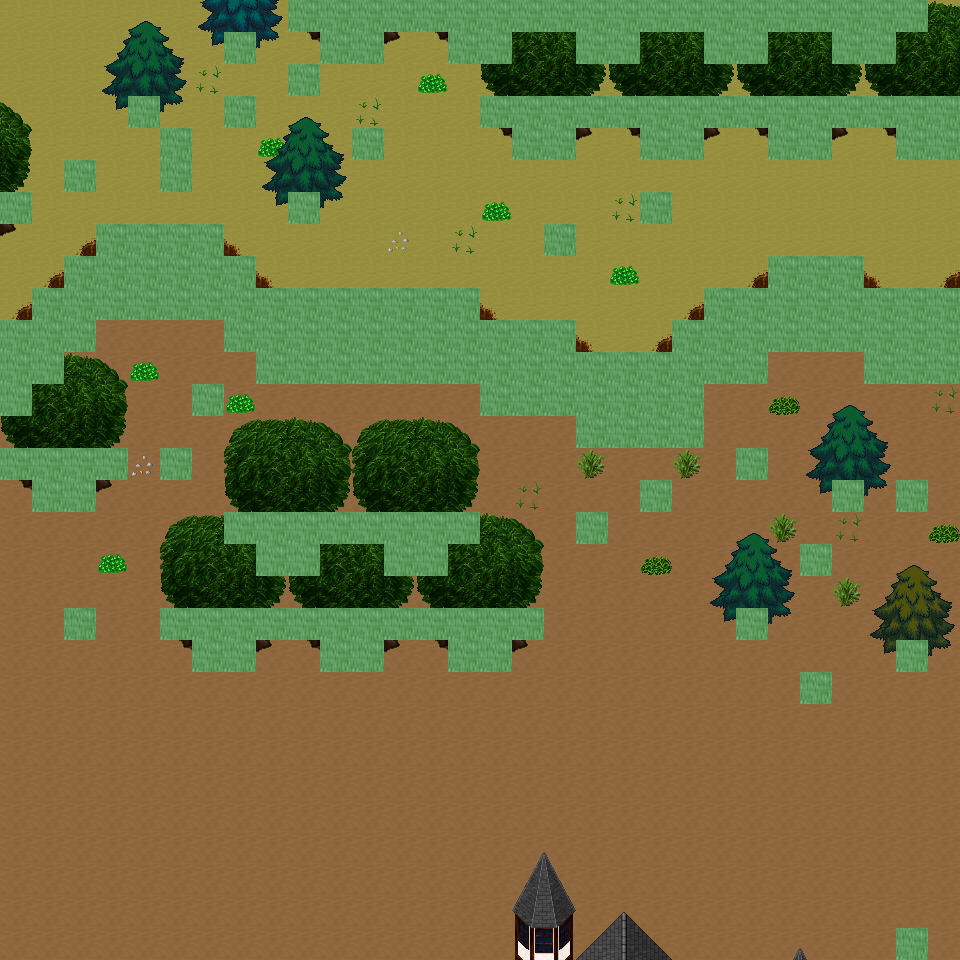

Below is a game level as drawn by its tile map, then a one-line description and the .tmx that defines it (tile-layer data replaced by summaries):
An orthogonal 30x30 tile map with 32x32 px tiles, 6 tile layers (Ground, Object, Object2, Above, ...), 23 tilesets and 11 objects (11x mapExit).

<map version="1.0" orientation="orthogonal" renderorder="right-down" width="30" height="30" tilewidth="32" tileheight="32" nextobjectid="12">
  <tileset firstgid="1" name="tileset_ground_ground" tilewidth="32" tileheight="32" tilecount="33" columns="3">
    <image source="../drawable/tileset_ground_ground.png" width="96" height="352" />
  </tileset>
  <tileset firstgid="34" name="tileset_ground_ridge_earth_dark" tilewidth="32" tileheight="32" tilecount="96" columns="12">
    <image source="../drawable/tileset_ground_ridge_earth_dark.png" width="384" height="256" />
  </tileset>
  <tileset firstgid="130" name="tileset_logic_collision" tilewidth="32" tileheight="32" tilecount="1" columns="1">
    <image source="../drawable/tileset_logic_collision.png" width="32" height="32" />
  </tileset>
  <tileset firstgid="131" name="tileset_logic_creature_animal" tilewidth="32" tileheight="32" tilecount="32" columns="8">
    <image source="../drawable/tileset_logic_creature_animal.png" width="256" height="128" />
  </tileset>
  <tileset firstgid="163" name="tileset_ground_earth_edges" tilewidth="32" tileheight="32" tilecount="18" columns="6">
    <image source="../drawable/tileset_ground_earth_edges.png" width="192" height="96" />
  </tileset>
  <tileset firstgid="181" name="tileset_plant_grasses" tilewidth="32" tileheight="32" tilecount="6" columns="3">
    <image source="../drawable/tileset_plant_grasses.png" width="96" height="64" />
  </tileset>
  <tileset firstgid="187" name="tileset_ground_earth_edges_yellowgreen" tilewidth="32" tileheight="32" tilecount="15" columns="5">
    <image source="../drawable/tileset_ground_earth_edges_yellowgreen.png" width="160" height="96" />
  </tileset>
  <tileset firstgid="202" name="tileset_ground_grass_corners" tilewidth="32" tileheight="32" tilecount="24" columns="6">
    <image source="../drawable/tileset_ground_grass_corners.png" width="192" height="128" />
  </tileset>
  <tileset firstgid="226" name="tileset_plant_tree_tree_darkgreen" tilewidth="32" tileheight="32" tilecount="88" columns="8">
    <image source="../drawable/tileset_plant_tree_tree_darkgreen.png" width="256" height="352" />
  </tileset>
  <tileset firstgid="314" name="tileset_plant_tree_evergreen" tilewidth="32" tileheight="32" tilecount="36" columns="3">
    <image source="../drawable/tileset_plant_tree_evergreen.png" width="96" height="384" />
  </tileset>
  <tileset firstgid="350" name="tileset_plant_bush_various_small" tilewidth="32" tileheight="32" tilecount="9" columns="3">
    <image source="../drawable/tileset_plant_bush_various_small.png" width="96" height="96" />
  </tileset>
  <tileset firstgid="359" name="tileset_plant_bush_bushes" tilewidth="32" tileheight="32" tilecount="10" columns="5">
    <image source="../drawable/tileset_plant_bush_bushes.png" width="160" height="64" />
  </tileset>
  <tileset firstgid="369" name="tileset_building_decoration_rocks" tilewidth="32" tileheight="32" tilecount="6" columns="3">
    <image source="../drawable/tileset_building_decoration_rocks.png" width="96" height="64" />
  </tileset>
  <tileset firstgid="375" name="tileset_ground_stonecircle" tilewidth="32" tileheight="32" tilecount="81" columns="9">
    <image source="../drawable/tileset_ground_stonecircle.png" width="288" height="288" />
  </tileset>
  <tileset firstgid="456" name="tileset_ground_rock_rocks" tilewidth="32" tileheight="32" tilecount="4" columns="2">
    <image source="../drawable/tileset_ground_rock_rocks.png" width="64" height="64" />
  </tileset>
  <tileset firstgid="460" name="tileset_building_decoration_orbpedestal" tilewidth="32" tileheight="32" tilecount="2" columns="1">
    <image source="../drawable/tileset_building_decoration_orbpedestal.png" width="32" height="64" />
  </tileset>
  <tileset firstgid="462" name="tileset_building_house_chalet" tilewidth="32" tileheight="32" tilecount="56" columns="7">
    <image source="../drawable/tileset_building_house_chalet.png" width="224" height="256" />
  </tileset>
  <tileset firstgid="518" name="tileset_building_tower_chalet" tilewidth="32" tileheight="32" tilecount="16" columns="2">
    <image source="../drawable/tileset_building_tower_chalet.png" width="64" height="256" />
  </tileset>
  <tileset firstgid="534" name="tileset_plant_bush_bush_pinks" tilewidth="32" tileheight="32" tilecount="4" columns="2">
    <image source="../drawable/tileset_plant_bush_bush_pinks.png" width="64" height="64" />
  </tileset>
  <tileset firstgid="538" name="tileset_ground_dry_grass" tilewidth="32" tileheight="32" tilecount="54" columns="9">
    <image source="../drawable/tileset_ground_dry_grass.png" width="288" height="192" />
  </tileset>
  <tileset firstgid="592" name="tileset_object_rock_pillars_stone" tilewidth="32" tileheight="32" tilecount="36" columns="6">
    <image source="../drawable/tileset_object_rock_pillars_stone.png" width="192" height="192" />
  </tileset>
  <tileset firstgid="628" name="tileset_building_door_brown_door" tilewidth="32" tileheight="32" tilecount="3" columns="1">
    <image source="../drawable/tileset_building_door_brown_door.png" width="32" height="96" />
  </tileset>
  <tileset firstgid="631" name="tileset_logic_creature_fowl" tilewidth="32" tileheight="32" tilecount="6" columns="6">
    <image source="../drawable/tileset_logic_creature_fowl.png" width="192" height="32" />
  </tileset>
  <layer name="Ground" width="30" height="30">
    <data>[900 cells, 900 non-empty, 2 distinct tile ids]</data>
  </layer>
  <layer name="Object" width="30" height="30">
    <data>[900 cells, 233 non-empty, 32 distinct tile ids]</data>
  </layer>
  <layer name="Object2" width="30" height="30">
    <data>[900 cells, 4 non-empty, 1 distinct tile ids]</data>
  </layer>
  <layer name="Above" width="30" height="30">
    <data>[900 cells, 192 non-empty, 43 distinct tile ids]</data>
  </layer>
  <layer name="Above2" width="30" height="30">
    <data>[900 cells, 37 non-empty, 14 distinct tile ids]</data>
  </layer>
  <layer name="Walkable" width="30" height="30">
    <data>[900 cells, 205 non-empty, 1 distinct tile ids]</data>
  </layer>
  <objectgroup name="MapEvents">
    <object id="1" name="north" type="mapExit" x="0" y="0" width="288" height="32">
      <properties>
        <property name="map" value="level_0_x173_y9" />
        <property name="x" value="0" />
        <property name="y" value="28" />
      </properties>
    </object>
    <object id="2" name="north2" type="mapExit" x="928" y="0" width="32" height="32">
      <properties>
        <property name="map" value="level_0_x173_y9" />
        <property name="x" value="29" />
        <property name="y" value="28" />
      </properties>
    </object>
    <object id="3" name="south" type="mapExit" x="0" y="928" width="896" height="32">
      <properties>
        <property name="map" value="level_0_x173_y11" />
        <property name="x" value="0" />
        <property name="y" value="1" />
      </properties>
    </object>
    <object id="4" name="south2" type="mapExit" x="928" y="928" width="32" height="32">
      <properties>
        <property name="map" value="level_0_x173_y11" />
        <property name="x" value="29" />
        <property name="y" value="1" />
      </properties>
    </object>
    <object id="5" name="west" type="mapExit" x="0" y="0" width="32" height="192">
      <properties>
        <property name="map" value="level_0_x172_y10" />
        <property name="x" value="28" />
        <property name="y" value="0" />
      </properties>
    </object>
    <object id="6" name="west2" type="mapExit" x="0" y="224" width="32" height="96">
      <properties>
        <property name="map" value="level_0_x172_y10" />
        <property name="x" value="28" />
        <property name="y" value="7" />
      </properties>
    </object>
    </objectgroup>
</map>
<!-- 5 of 11 objects omitted -->
